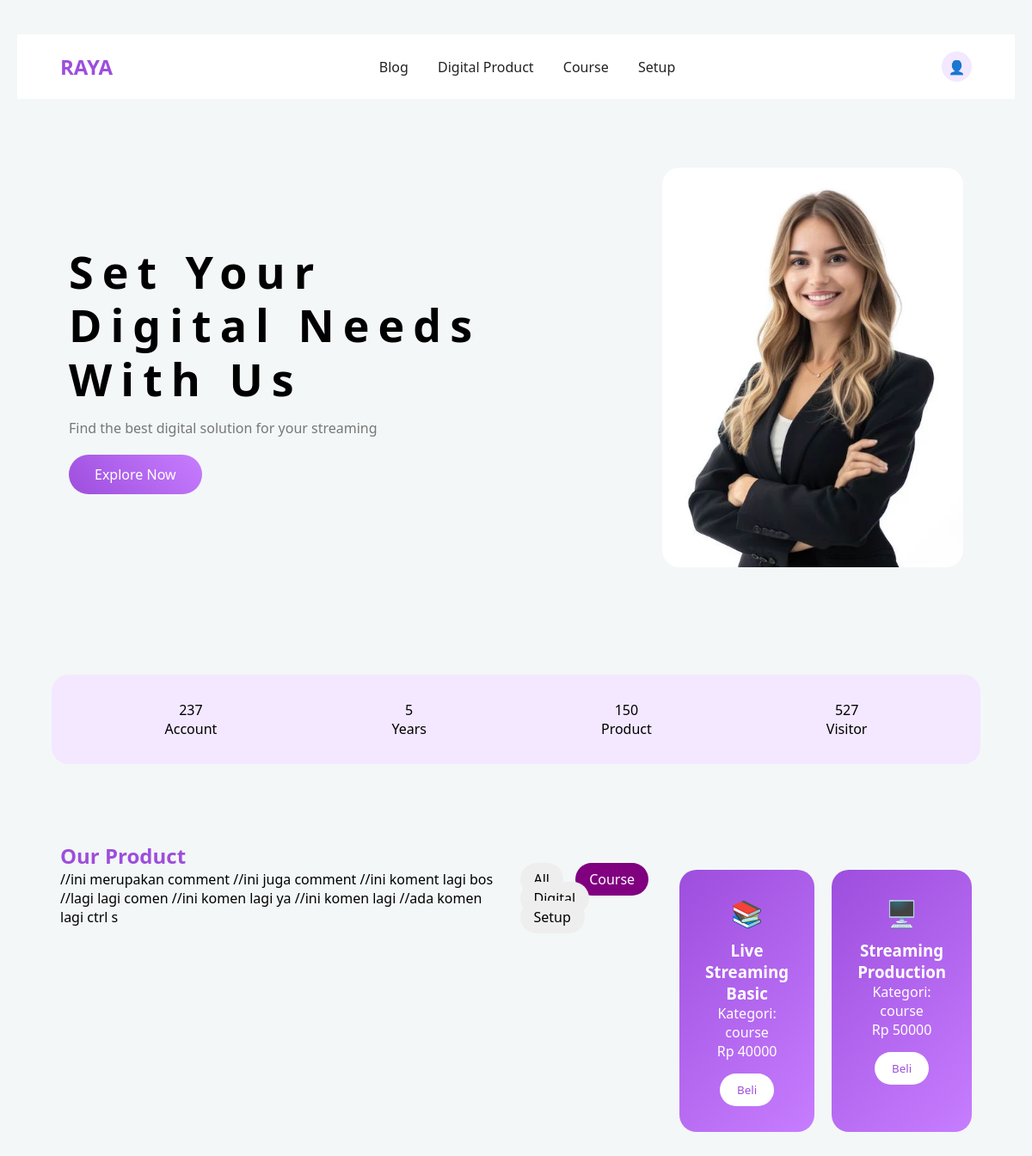
/dashboard_customer.php?category=course, run on the app's committed database.
### tables this page shows
CREATE TABLE `products` (
  `id` int(11) NOT NULL,
  `name` varchar(100) DEFAULT NULL,
  `description` text DEFAULT NULL,
  `price` int(11) DEFAULT NULL,
  `category` enum('digital','course','setup') DEFAULT NULL,
  `icon` varchar(10) NOT NULL,
  `created_at` timestamp NOT NULL DEFAULT current_timestamp()
);

### dashboard_customer.php (the view, shortened to what this page needs)
<!DOCTYPE html>
<html>
<head>
    <link rel="stylesheet" href="style.css?v=10">
</head>
<body>
<div class="navbar">
    <h2>RAYA</h2>
    <div class="menu">
        <a href="#">Blog</a>
        <a href="#">Digital Product</a>
        <a href="#">Course</a>
        <a href="#">Setup</a>
    </div>
    <div class="profile">👤</div>
</div>
<div class="hero">
    <div class="hero-text">
        <h1>Set Your Digital Needs With Us</h1>
        <p>Find the best digital solution for your streaming</p>
        <a href="#" class="hero-btn">Explore Now</a>
    </div>
    <div class="hero-img">
        <img src="assets/hero.png">
    </div>
</div>
<div class="stats">
    <div>237<br>Account</div>
    <div>5<br>Years</div>
    <div>150<br>Product</div>
    <div>527<br>Visitor</div>
</div>
<div class="products">
    <h2>Our Product</h2>
    <div class="product-list">
<?php
include "database.php";
$category = $_GET['category'] ?? '';
if ($category) {
    $data = mysqli_query($conn, "SELECT * FROM products WHERE category='$category'");
} else {
    $data = mysqli_query($conn, "SELECT * FROM products");
}
?>
<div class="filter">
    <a href="dashboard_customer.php" class="<?= !$category ? 'active' : '' ?>">All</a>
    <a href="dashboard_customer.php?category=course" class="<?= $category=='course' ? 'active' : '' ?>">Course</a>
    <a href="dashboard_customer.php?category=digital" class="<?= $category=='digital' ? 'active' : '' ?>">Digital</a>
    <a href="dashboard_customer.php?category=setup" class="<?= $category=='setup' ? 'active' : '' ?>">Setup</a>
</div>
<?php while ($row = mysqli_fetch_assoc($data)) { ?>
    <div class="card">
        <div class="card-icon"><?= $row['icon']; ?></div>
        <h3><?= $row['name']; ?></h3>
        <p>Kategori: <?= $row['category']; ?></p>
        <p>Rp <?= $row['price']; ?></p>
        <button>Beli</button>
    </div>
<?php } ?>
    </div>
</div>
</body>
</html>

### style.css (style rules this page uses)
:root { --primary: #9d4edd; --primary-soft: #f3e8ff; --text: #222; --subtext: #777; --bg: #ffffff; }
.navbar { display: flex; justify-content: space-between; align-items: center; padding: 20px 50px; background: white; }
.navbar h2 { color: var(--primary); }
.menu a { margin: 0 15px; color: var(--text); text-decoration: none; transition: 0.3s; }
.profile { width: 35px; height: 35px; background: var(--primary-soft); border-radius: 50%; display: flex; justify-content: center; align-items: center; font-size: 16px; }
.hero { display: flex; padding: 80px 60px; align-items: center; justify-content: space-between; }
.hero-text { max-width: 500px; }
.hero-text h1 { font-size: 52px; font-weight: 700; line-height: 1.2; }
.hero-text p { color: var(--subtext); margin-top: 15px; font-size: 16px; }
.hero-btn { display: inline-block; margin-top: 20px; padding: 12px 30px; background: linear-gradient(45deg, #9d4edd, #c77dff); color: white; border-radius: 25px; text-decoration: none; transition: 0.3s; }
.hero-img img { width: 350px; border-radius: 20px; }
.stats { display: flex; justify-content: space-around; background: var(--primary-soft); border-radius: 20px; margin: 40px; padding: 30px; }
.stats div { text-align: center; font-weight: 500; }
.products { padding: 50px; }
.products h2 { color: var(--primary); }
.product-list { display: flex; gap: 20px; }
.card { flex: 1; padding: 30px; border-radius: 20px; background: linear-gradient(135deg, #9d4edd, #c77dff); color: white; text-align: center; transition: 0.3s; }
.card-icon { font-size: 30px; margin-bottom: 10px; }
.card button { margin-top: 15px; padding: 10px 20px; border: none; background: white; color: #9d4edd; border-radius: 20px; cursor: pointer; }
body { margin: 0; font-family: Arial, sans-serif; background: #f5f5f5; }
h1 { font-size: 60px; letter-spacing: 10px; }
.filter { margin-bottom: 20px; }
.filter a { margin-right: 10px; padding: 8px 16px; border-radius: 20px; background: #eee; text-decoration: none; color: black; }
.filter a.active { background: purple; color: white; }
* { margin: 0; padding: 0; box-sizing: border-box; font-family: 'Segoe UI', Roboto, Helvetica, Arial, sans-serif; }
body { background-color: #f3f7f7; }
body { background-color: #f3f7f7; padding: 40px 20px; }

### data on the page
products: icon "📚", name "Live Streaming Basic", category "course", price "40000"
products: icon "🖥️", name "Streaming Production", category "course", price "50000"
